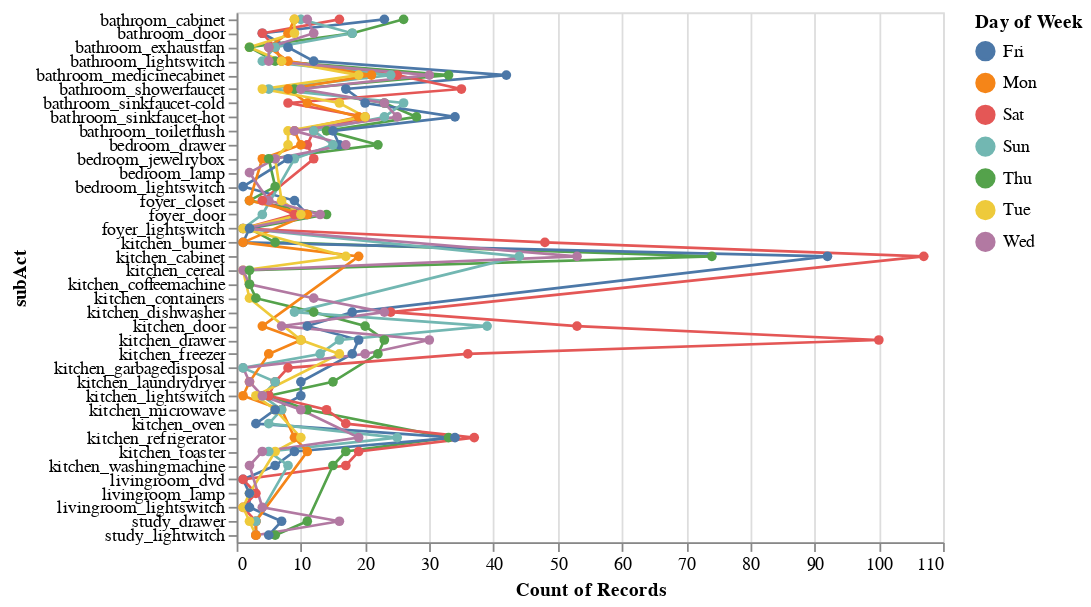

Notebook source saved alongside this figure:
### Code cell
#https://altair-viz.github.io/gallery/stacked_bar_chart_sorted_segments.html
# https://altair-viz.github.io/gallery/multiple_marks.html
alt.Chart(ds).mark_line(point=True, size=1.5).encode(
    x = 'count(subAct)',
    y = 'subAct',
    color = alt.Color('DAY', legend=alt.Legend(title="Day of Week"))
).interactive()

### Figure 1 — Vega-Lite specification as saved in the notebook (floating-point values rounded to 4 significant figures; data arrays with more than 128 entries replaced by an {"elided": "..."} marker saying what was removed)
{"$schema": "https://vega.github.io/schema/vega-lite/v3.4.0.json", "config": {"mark": {"tooltip": null}, "view": {"height": 300, "width": 400}}, "data": {"name": "data-b96ac85505cbf30f13473bbfa8fb0d0e"}, "datasets": {"data-b96ac85505cbf30f13473bbfa8fb0d0e": {"elided": "2772 records"}}, "encoding": {"color": {"field": "DAY", "legend": {"title": "Day of Week"}, "type": "nominal"}, "x": {"aggregate": "count", "field": "subAct", "type": "nominal"}, "y": {"field": "subAct", "type": "nominal"}}, "mark": {"point": true, "size": 1.5, "type": "line"}, "selection": {"selector001": {"bind": "scales", "encodings": ["x", "y"], "type": "interval"}}}
